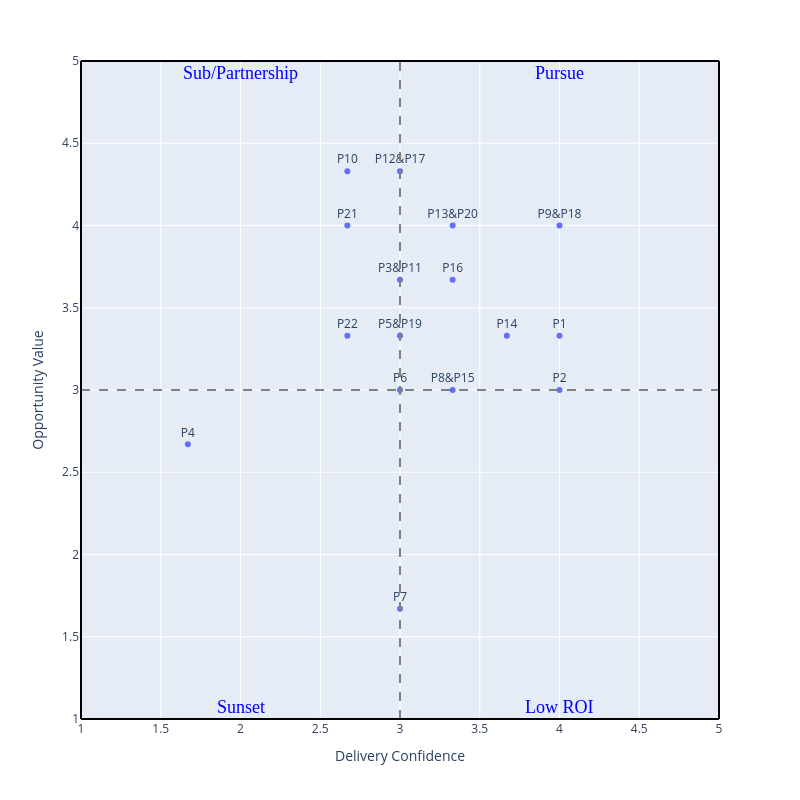

The notebook cell this image was saved under:
### Code cell
def quadrant(df):

    # Step 3: Create Magic Quadrant chart
    fig = px.scatter(
        df,
        x="Delivery Confidence",
        y="Opportunity Value",
        text="PID",
        width=800,
        height=800
    )

    # Add quadrant lines at midpoint (3)
    fig.add_shape(type="line", x0=3, y0=1, x1=3, y1=5, line=dict(color="gray", dash="dash"))
    fig.add_shape(type="line", x0=1, y0=3, x1=5, y1=3, line=dict(color="gray", dash="dash"))

    fig.add_shape(type="line", x0=1, y0=1, x1=1, y1=5, line=dict(color="black"))
    fig.add_shape(type="line", x0=1, y0=1, x1=5, y1=1, line=dict(color="black"))
    fig.add_shape(type="line", x0=5, y0=1, x1=5, y1=5, line=dict(color="black"))
    fig.add_shape(type="line", x0=1, y0=5, x1=5, y1=5, line=dict(color="black"))

    fig.add_annotation(x=4, y=5, xanchor="center", yanchor="top", text="Pursue", showarrow=False, font=dict(family="Helvetica Bold",size=18, color="blue"))
    fig.add_annotation(x=2, y=5, xanchor="center", yanchor="top",  text="Sub/Partnership", showarrow=False, font=dict(family="Helvetica Bold",size=18, color="blue"))
    fig.add_annotation(x=2, y=1, xanchor="center", yanchor="bottom", text="Sunset", showarrow=False, font=dict(family="Helvetica Bold",size=18, color="blue"))
    fig.add_annotation(x=4, y=1, xanchor="center", yanchor="bottom", text="Low ROI", showarrow=False, font=dict(family="Helvetica Bold",size=18, color="blue"))

    # Adjust text labels
    fig.update_traces(textposition="top center")

 
    return fig

magic_q = quadrant(df_grouped)

magic_q.show()

### Figure 1 — Plotly figure (JSON) as saved in the notebook; plotly's stock layout.template omitted (floating-point values rounded to 4 significant figures)
{"data": [{"hovertemplate": "Delivery Confidence=%{x}<br>Opportunity Value=%{y}<br>PID=%{text}<extra></extra>", "legendgroup": "", "marker": {"color": "#636efa", "symbol": "circle"}, "mode": "markers+text", "name": "", "orientation": "v", "showlegend": false, "text": ["P7", "P4", "P6", "P8&P15", "P2", "P22", "P5&P19", "P14", "P1", "P3&P11", "P16", "P21", "P13&P20", "P9&P18", "P10", "P12&P17"], "textposition": "top center", "type": "scatter", "x": [3, 1.67, 3, 3.33, 4, 2.67, 3, 3.67, 4, 3, 3.33, 2.67, 3.33, 4, 2.67, 3], "xaxis": "x", "y": [1.67, 2.67, 3, 3, 3, 3.33, 3.33, 3.33, 3.33, 3.67, 3.67, 4, 4, 4, 4.33, 4.33], "yaxis": "y"}], "layout": {"annotations": [{"font": {"color": "blue", "family": "Helvetica Bold", "size": 18}, "showarrow": false, "text": "Pursue", "x": 4, "xanchor": "center", "y": 5, "yanchor": "top"}, {"font": {"color": "blue", "family": "Helvetica Bold", "size": 18}, "showarrow": false, "text": "Sub/Partnership", "x": 2, "xanchor": "center", "y": 5, "yanchor": "top"}, {"font": {"color": "blue", "family": "Helvetica Bold", "size": 18}, "showarrow": false, "text": "Sunset", "x": 2, "xanchor": "center", "y": 1, "yanchor": "bottom"}, {"font": {"color": "blue", "family": "Helvetica Bold", "size": 18}, "showarrow": false, "text": "Low ROI", "x": 4, "xanchor": "center", "y": 1, "yanchor": "bottom"}], "height": 800, "legend": {"tracegroupgap": 0}, "margin": {"t": 60}, "shapes": [{"line": {"color": "gray", "dash": "dash"}, "type": "line", "x0": 3, "x1": 3, "y0": 1, "y1": 5}, {"line": {"color": "gray", "dash": "dash"}, "type": "line", "x0": 1, "x1": 5, "y0": 3, "y1": 3}, {"line": {"color": "black"}, "type": "line", "x0": 1, "x1": 1, "y0": 1, "y1": 5}, {"line": {"color": "black"}, "type": "line", "x0": 1, "x1": 5, "y0": 1, "y1": 1}, {"line": {"color": "black"}, "type": "line", "x0": 5, "x1": 5, "y0": 1, "y1": 5}, {"line": {"color": "black"}, "type": "line", "x0": 1, "x1": 5, "y0": 5, "y1": 5}], "width": 800, "xaxis": {"anchor": "y", "domain": [0, 1], "title": {"text": "Delivery Confidence"}}, "yaxis": {"anchor": "x", "domain": [0, 1], "title": {"text": "Opportunity Value"}}}}
